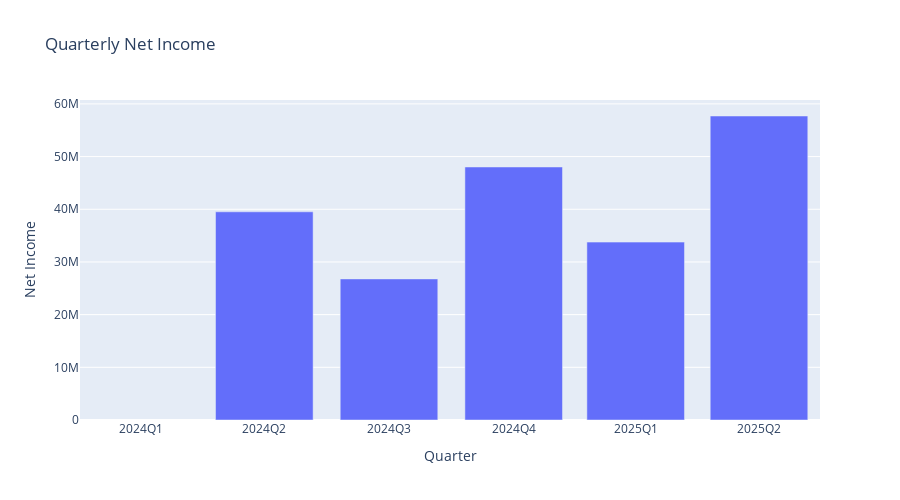

Notebook code cell kept with this figure:
### Code cell
wix_income_q_plot = px.bar(wix_income_q, x=wix_income_q.index, y='NetIncome', 
                           title='Quarterly Net Income', height=500)
wix_income_q_plot.update_layout(xaxis_title='Quarter', yaxis_title='Net Income')
wix_income_q_plot.update_xaxes(tickvals=wix_income_q.index, ticktext=quarter_labels)
wix_income_q_plot.show()

### Figure 1 — Plotly figure (JSON) as saved in the notebook; plotly's stock layout.template omitted (floating-point values rounded to 4 significant figures)
{"data": [{"hovertemplate": "index=%{x}<br>NetIncome=%{y}<extra></extra>", "legendgroup": "", "marker": {"color": "#636efa", "pattern": {"shape": ""}}, "name": "", "orientation": "v", "showlegend": false, "textposition": "auto", "type": "bar", "x": ["2025-06-30T00:00:00.000000000", "2025-03-31T00:00:00.000000000", "2024-12-31T00:00:00.000000000", "2024-09-30T00:00:00.000000000", "2024-06-30T00:00:00.000000000", "2024-03-31T00:00:00.000000000"], "xaxis": "x", "y": [57700000.0, 33770000.0, 48020000.0, 26780000.0, 39520000.0, NaN], "yaxis": "y"}], "layout": {"barmode": "relative", "height": 500, "legend": {"tracegroupgap": 0}, "title": {"text": "Quarterly Net Income"}, "xaxis": {"anchor": "y", "domain": [0, 1], "ticktext": ["2025Q2", "2025Q1", "2024Q4", "2024Q3", "2024Q2", "2024Q1"], "tickvals": ["2025-06-30T00:00:00.000000000", "2025-03-31T00:00:00.000000000", "2024-12-31T00:00:00.000000000", "2024-09-30T00:00:00.000000000", "2024-06-30T00:00:00.000000000", "2024-03-31T00:00:00.000000000"], "title": {"text": "Quarter"}}, "yaxis": {"anchor": "x", "domain": [0, 1], "title": {"text": "Net Income"}}}}
